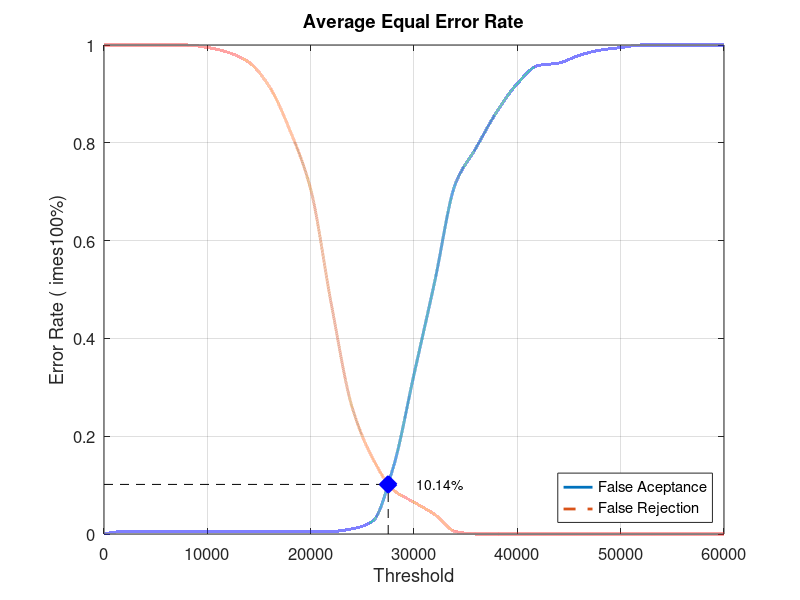
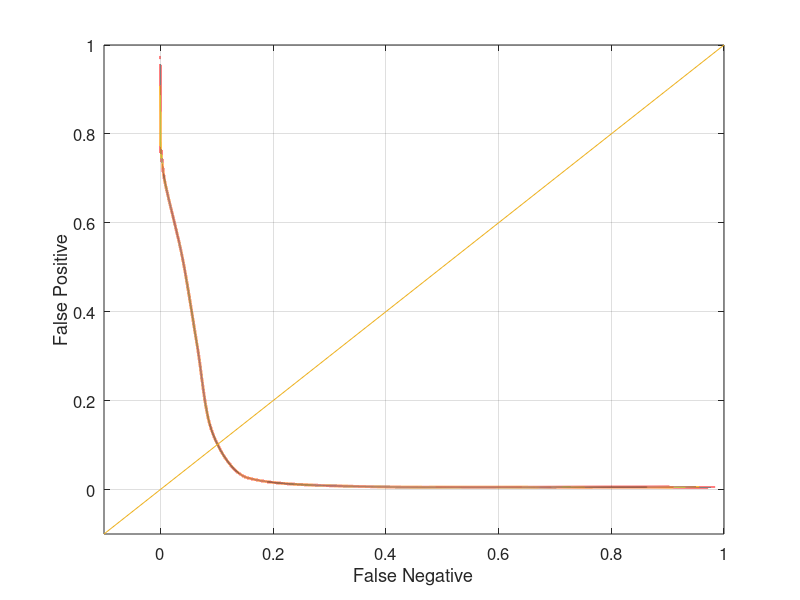

Here is the MATLAB script that generated these plots, in order:
close all;
clear;
clc;
x = 0:2000:60000;
xq = 0:0.5:60000;

y0 = [0 0.00526316 0.00526316 0.00526316 0.00526316 0.00526316 0.00526316 0.00526316 0.00526316 0.00526316 0.00526316 0.00526316 0.0105263 0.0263158 0.136842 0.326316 0.515789 0.715789 0.789474 0.863158 0.921053 0.957895 0.963158 0.978947 0.989474 0.994737 1 1 1 1 1]
yy0 = interp1(x, y0, xq, 'pchip');
y1 = [1 1 1 1 1 0.995 0.985 0.965 0.915 0.825 0.705 0.47 0.26 0.155 0.09 0.065 0.04 0.005 0 0 0 0 0 0 0 0 0 0 0 0 0]
yy1 = interp1(x, y1, xq, 'pchip');

% Calculating EER: 
y2 = abs(y0 - y1);
find(y2 == min(y2))
yy2 = abs(yy0 - yy1);
xEER = find(yy2 == min(yy2));
xEERIndex = xq(xEER) % X-axis EER
yEER = yy0(xEER) % Y-axis EER

main = figure
plot(xq, yy0,'-','LineWidth', 2);	hold on
plot(xq, yy1,'--','LineWidth', 2);	hold on
plot([xEERIndex xEERIndex], [0 yEER], 'k--');	hold on
plot([0 xEERIndex], [yEER yEER], 'k--');	hold on
plot(xEERIndex, yEER, 'bx', 'LineWidth', 10);	hold on
text(xEERIndex + 10 * xEERIndex / 100, yEER, [num2str(round((10000 * yEER)) / 100) '%'])
legend('False Aceptance', 'False Rejection', 'Location', 'SouthEast')
xlabel('Threshold')
ylabel('Error Rate (	imes100%)')
title('Average Equal Error Rate')
set(gca, 'FontSize', 12)
axis([0 60000 0 1])
grid on

print(main, 'Database4_2Main', '-dpng');
FNRxFPR = figure('Color', [1 1 1]);
plot(yy1, yy0, '-', yy1, yy0, 'LineWidth', 2);
hold on
y = -0.1:0.1:1
plot(y, y); 
set(gca, 'FontSize', 12)
xlabel('False Negative')
ylabel('False Positive')
axis([-0.1 1 -0.1 1])
set(gca, 'FontSize', 12)
grid on

print(FNRxFPR, 'Database4_2FNRxFPR','-dpng');
